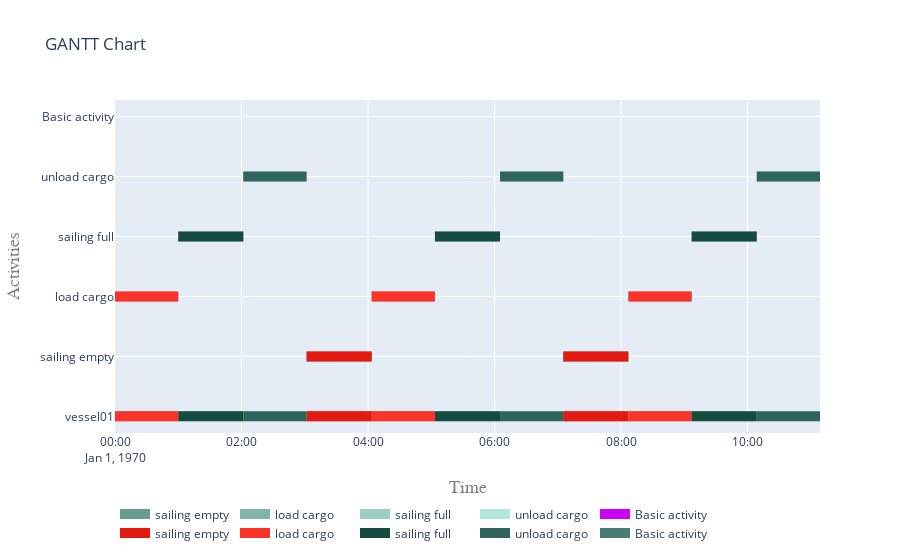

Write notebook code for a chart like this one.
### Code cell
# plotting just the vessel activities ()
objects = [vessel01]
objects.extend(sub_processes)
plot.get_gantt_chart(objects)
